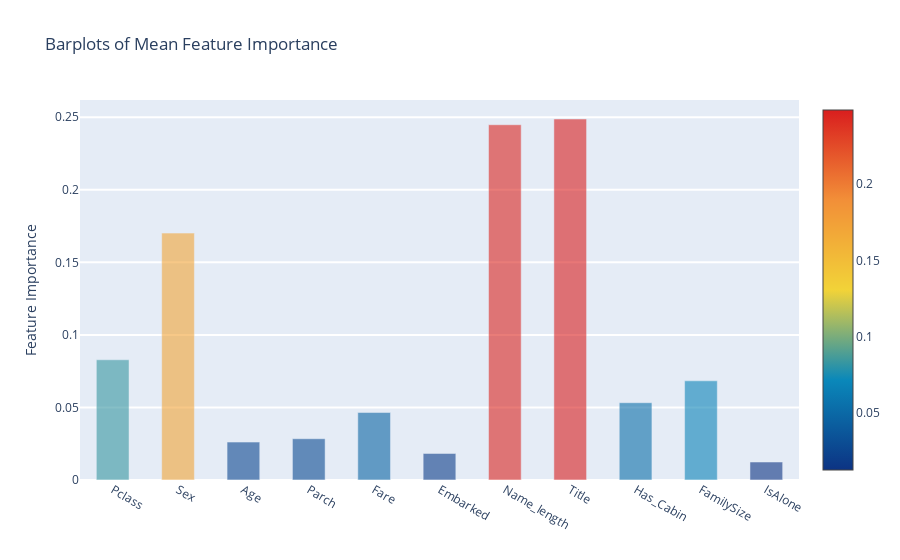

Here is the notebook cell this chart was saved with:
### Code cell
y = feature_dataframe['mean'].values
x = feature_dataframe['features'].values
data = [go.Bar(
            x= x,
             y= y,
            width = 0.5,
            marker=dict(
               color = feature_dataframe['mean'].values,
            colorscale='Portland',
            showscale=True,
            reversescale = False
            ),
            opacity=0.6
        )]

layout= go.Layout(
    autosize= True,
    title= 'Barplots of Mean Feature Importance',
    hovermode= 'closest',
    yaxis=dict(
        title= 'Feature Importance',
        ticklen= 5,
        gridwidth= 2
    ),
    showlegend= False
)
fig = go.Figure(data=data, layout=layout)
py.iplot(fig, filename='bar-direct-labels')

### Figure 1 — Plotly figure (JSON) as saved in the notebook; plotly's stock layout.template omitted (floating-point values rounded to 4 significant figures)
{"data": [{"marker": {"color": [0.08285, 0.1702, 0.02612, 0.02844, 0.0465, 0.01831, 0.2448, 0.2488, 0.05327, 0.06835, 0.01239], "colorscale": [[0, "rgb(12,51,131)"], [0.25, "rgb(10,136,186)"], [0.5, "rgb(242,211,56)"], [0.75, "rgb(242,143,56)"], [1, "rgb(217,30,30)"]], "reversescale": false, "showscale": true}, "opacity": 0.6, "type": "bar", "width": 0.5, "x": ["Pclass", "Sex", "Age", "Parch", "Fare", "Embarked", "Name_length", "Title", "Has_Cabin", "FamilySize", "IsAlone"], "y": [0.08285, 0.1702, 0.02612, 0.02844, 0.0465, 0.01831, 0.2448, 0.2488, 0.05327, 0.06835, 0.01239]}], "layout": {"autosize": true, "hovermode": "closest", "showlegend": false, "title": {"text": "Barplots of Mean Feature Importance"}, "yaxis": {"gridwidth": 2, "ticklen": 5, "title": {"text": "Feature Importance"}}}}
